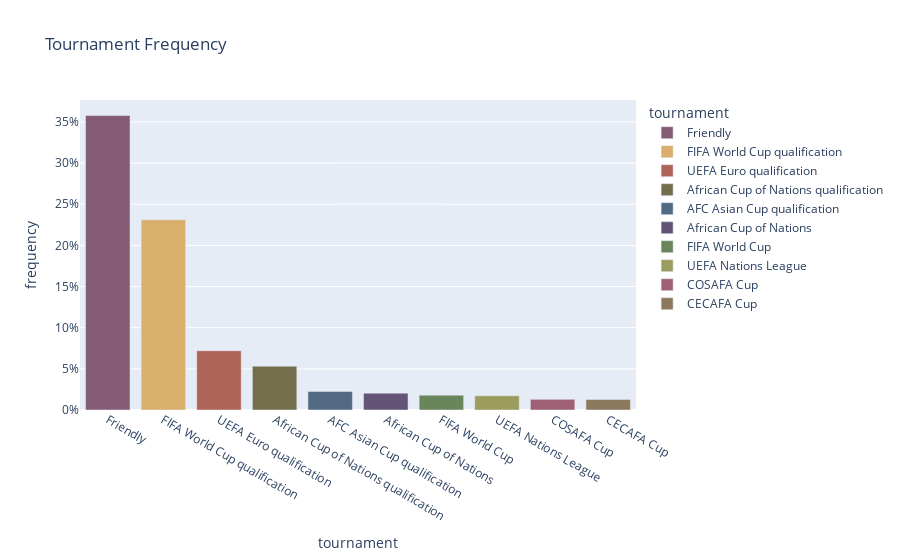

Notebook cell for this chart:
### Markdown cell above
### Tournament Frequency

### Code cell
top_tournament_frequency = fifa_df['tournament'].value_counts(normalize=True)[:10].reset_index().rename(columns={'index': 'tournament', 'tournament': 'frequency'})
fig = px.bar(top_tournament_frequency, x='tournament', y='frequency', color='tournament', title='Tournament Frequency', color_discrete_sequence=px.colors.qualitative.Antique)
fig.update_layout(hovermode="x unified", xaxis={'categoryorder':'total descending'})
fig.update_yaxes(matches=None, showticklabels=True, tickformat=".0%")
fig.show()

### Figure 1 — Plotly figure (JSON) as saved in the notebook; plotly's stock layout.template omitted (floating-point values rounded to 4 significant figures)
{"data": [{"alignmentgroup": "True", "hovertemplate": "tournament=%{x}<br>frequency=%{y}<extra></extra>", "legendgroup": "Friendly", "marker": {"color": "rgb(133, 92, 117)", "pattern": {"shape": ""}}, "name": "Friendly", "offsetgroup": "Friendly", "orientation": "v", "showlegend": true, "textposition": "auto", "type": "bar", "x": ["Friendly"], "xaxis": "x", "y": [0.3578], "yaxis": "y"}, {"alignmentgroup": "True", "hovertemplate": "tournament=%{x}<br>frequency=%{y}<extra></extra>", "legendgroup": "FIFA World Cup qualification", "marker": {"color": "rgb(217, 175, 107)", "pattern": {"shape": ""}}, "name": "FIFA World Cup qualification", "offsetgroup": "FIFA World Cup qualification", "orientation": "v", "showlegend": true, "textposition": "auto", "type": "bar", "x": ["FIFA World Cup qualification"], "xaxis": "x", "y": [0.2311], "yaxis": "y"}, {"alignmentgroup": "True", "hovertemplate": "tournament=%{x}<br>frequency=%{y}<extra></extra>", "legendgroup": "UEFA Euro qualification", "marker": {"color": "rgb(175, 100, 88)", "pattern": {"shape": ""}}, "name": "UEFA Euro qualification", "offsetgroup": "UEFA Euro qualification", "orientation": "v", "showlegend": true, "textposition": "auto", "type": "bar", "x": ["UEFA Euro qualification"], "xaxis": "x", "y": [0.07203], "yaxis": "y"}, {"alignmentgroup": "True", "hovertemplate": "tournament=%{x}<br>frequency=%{y}<extra></extra>", "legendgroup": "African Cup of Nations qualification", "marker": {"color": "rgb(115, 111, 76)", "pattern": {"shape": ""}}, "name": "African Cup of Nations qualification", "offsetgroup": "African Cup of Nations qualification", "orientation": "v", "showlegend": true, "textposition": "auto", "type": "bar", "x": ["African Cup of Nations qualification"], "xaxis": "x", "y": [0.05326], "yaxis": "y"}, {"alignmentgroup": "True", "hovertemplate": "tournament=%{x}<br>frequency=%{y}<extra></extra>", "legendgroup": "AFC Asian Cup qualification", "marker": {"color": "rgb(82, 106, 131)", "pattern": {"shape": ""}}, "name": "AFC Asian Cup qualification", "offsetgroup": "AFC Asian Cup qualification", "orientation": "v", "showlegend": true, "textposition": "auto", "type": "bar", "x": ["AFC Asian Cup qualification"], "xaxis": "x", "y": [0.02262], "yaxis": "y"}, {"alignmentgroup": "True", "hovertemplate": "tournament=%{x}<br>frequency=%{y}<extra></extra>", "legendgroup": "African Cup of Nations", "marker": {"color": "rgb(98, 83, 119)", "pattern": {"shape": ""}}, "name": "African Cup of Nations", "offsetgroup": "African Cup of Nations", "orientation": "v", "showlegend": true, "textposition": "auto", "type": "bar", "x": ["African Cup of Nations"], "xaxis": "x", "y": [0.02048], "yaxis": "y"}, {"alignmentgroup": "True", "hovertemplate": "tournament=%{x}<br>frequency=%{y}<extra></extra>", "legendgroup": "FIFA World Cup", "marker": {"color": "rgb(104, 133, 92)", "pattern": {"shape": ""}}, "name": "FIFA World Cup", "offsetgroup": "FIFA World Cup", "orientation": "v", "showlegend": true, "textposition": "auto", "type": "bar", "x": ["FIFA World Cup"], "xaxis": "x", "y": [0.01806], "yaxis": "y"}, {"alignmentgroup": "True", "hovertemplate": "tournament=%{x}<br>frequency=%{y}<extra></extra>", "legendgroup": "UEFA Nations League", "marker": {"color": "rgb(156, 156, 94)", "pattern": {"shape": ""}}, "name": "UEFA Nations League", "offsetgroup": "UEFA Nations League", "orientation": "v", "showlegend": true, "textposition": "auto", "type": "bar", "x": ["UEFA Nations League"], "xaxis": "x", "y": [0.01735], "yaxis": "y"}, {"alignmentgroup": "True", "hovertemplate": "tournament=%{x}<br>frequency=%{y}<extra></extra>", "legendgroup": "COSAFA Cup", "marker": {"color": "rgb(160, 97, 119)", "pattern": {"shape": ""}}, "name": "COSAFA Cup", "offsetgroup": "COSAFA Cup", "orientation": "v", "showlegend": true, "textposition": "auto", "type": "bar", "x": ["COSAFA Cup"], "xaxis": "x", "y": [0.01292], "yaxis": "y"}, {"alignmentgroup": "True", "hovertemplate": "tournament=%{x}<br>frequency=%{y}<extra></extra>", "legendgroup": "CECAFA Cup", "marker": {"color": "rgb(140, 120, 93)", "pattern": {"shape": ""}}, "name": "CECAFA Cup", "offsetgroup": "CECAFA Cup", "orientation": "v", "showlegend": true, "textposition": "auto", "type": "bar", "x": ["CECAFA Cup"], "xaxis": "x", "y": [0.01288], "yaxis": "y"}], "layout": {"barmode": "relative", "hovermode": "x unified", "legend": {"title": {"text": "tournament"}, "tracegroupgap": 0}, "title": {"text": "Tournament Frequency"}, "xaxis": {"anchor": "y", "categoryarray": ["Friendly", "FIFA World Cup qualification", "UEFA Euro qualification", "African Cup of Nations qualification", "AFC Asian Cup qualification", "African Cup of Nations", "FIFA World Cup", "UEFA Nations League", "COSAFA Cup", "CECAFA Cup"], "categoryorder": "total descending", "domain": [0, 1], "title": {"text": "tournament"}}, "yaxis": {"anchor": "x", "domain": [0, 1], "showticklabels": true, "tickformat": ".0%", "title": {"text": "frequency"}}}}
